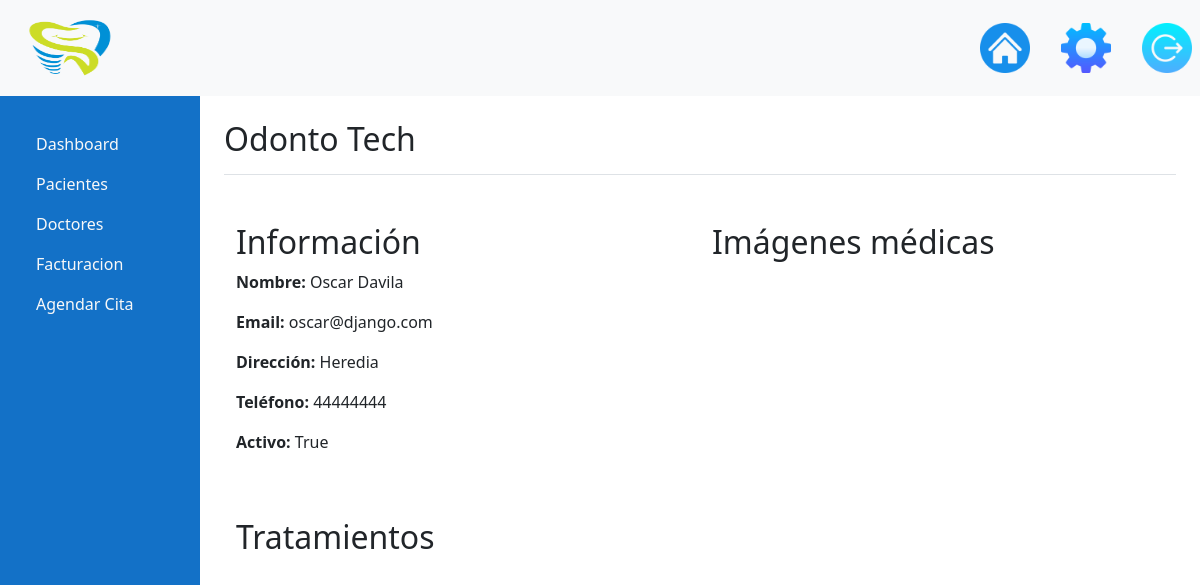
/Pacientes/details/information/2/ (signed in), run on an earlier commit of the app's database.
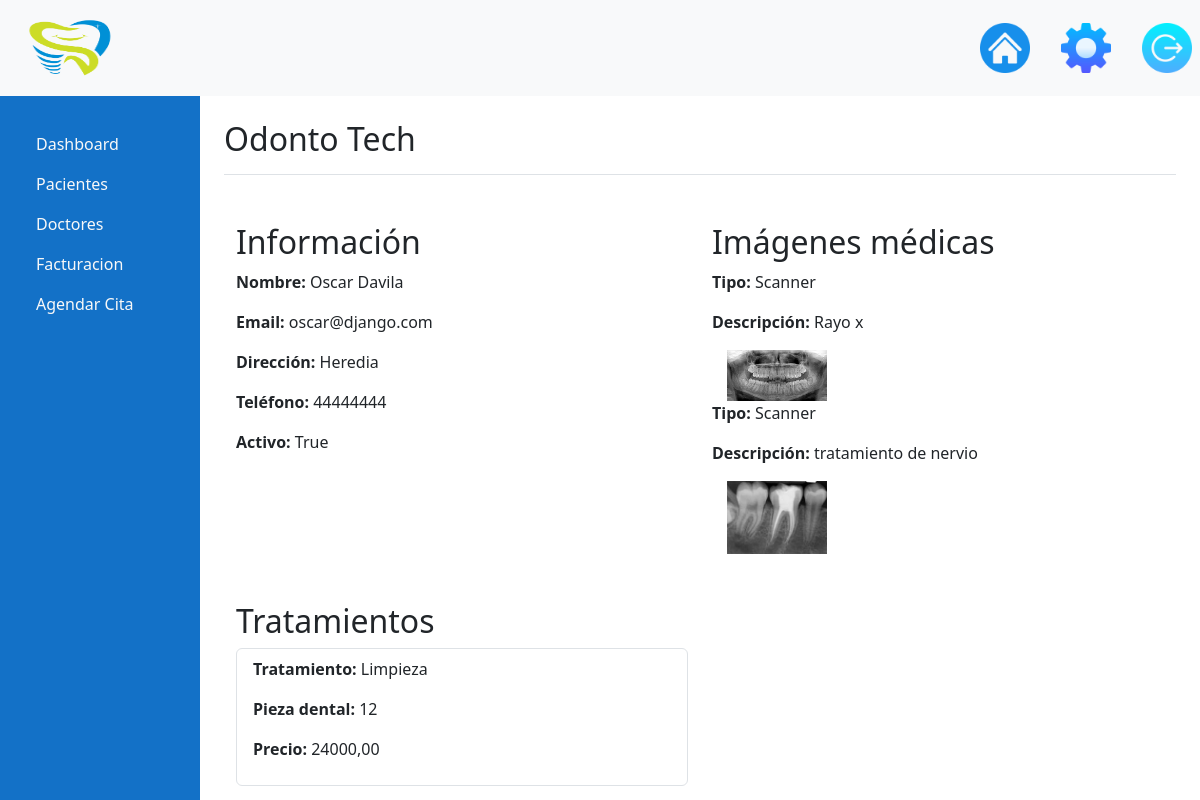
And on a later commit of the database.
### Pacientes/models.py (models this page shows, shortened)
class ImagenesMedicas(models.Model):
    ImagenesMedicas_PacienteId = models.ForeignKey(Pacientes, on_delete=models.DO_NOTHING, null=False, blank=False)
    ImagenesMedicas_Tipos = models.ForeignKey(ImagenesMedicasTipos, on_delete=models.DO_NOTHING, null=False, blank=False)
    ImagenesMedicasTiposDescripcion = models.CharField(max_length=200, null=False, blank=False)
    ImagenesMedicas_Img = models.ImageField(upload_to="ImagenesMedicas", null=False, blank=False)
    class Meta:
        verbose_name_plural = "Imagenes Medicas"

class ImagenesMedicasTipos(models.Model):
    tiposImagenes = ["Rayos X", "Scanner", "Tomograficas", "Resonancia Magnetica"]
    """ VARIABLES QUE SE SE EJECUTAN EN EL MODELO """
    ImagenesMedicasTiposNombre = models.CharField(max_length=100, null=False, blank=False, choices=[(x, x) for x in tiposImagenes])
    ImagenesMedicasTiposActivo = models.BooleanField(default=True)
    def __str__(self):
        return self.ImagenesMedicasTiposNombre
    class Meta:
        verbose_name_plural = "Imagenes Medicas Tipos"

class TratamientoPaciente(models.Model):
    Tratamiento_Paciente_id = models.AutoField(primary_key=True)
    Tratamiento_id_foreignkey = models.ForeignKey(Tratamientos, on_delete=models.CASCADE)
    Pieza_dental = models.IntegerField()
    foreign_paciente = models.ForeignKey(Pacientes, on_delete=models.CASCADE)

class Tratamientos(models.Model):
    Tratamientos_ID = models.AutoField(primary_key=True)
    nombre_tratamiento = models.CharField(max_length=100, null=False, blank=False, default='valor_predeterminado', verbose_name="nombre_tratamiento")
    Precio = models.DecimalField(max_digits=10, decimal_places=2)

### Pacientes/views.py (the view)
# urls.py: path('details/information/<int:pk>/', views.patient_information, name='information'),
def patient_information(request, pk):
    paciente = Pacientes.objects.get(id=pk)
    imagenes_medicas = ImagenesMedicas.objects.filter(ImagenesMedicas_PacienteId=paciente)
    tratamientos = TratamientoPaciente.objects.filter(foreign_paciente=paciente)
    return render(request, 'information.html', {'paciente': paciente, 'imagenes_medicas': imagenes_medicas, 'tratamientos': tratamientos})

### templates/information.html
{% extends 'base.html' %}
{% block content %}
<body>
    <div class="container mt-5">
        <div class="row">
            <div class="col-md-6">
                <h2>Información </h2>
                <p><strong>Nombre:</strong> {{ paciente.PacientesNombre }} {{ paciente.PacientesApellido }}</p>
                <p><strong>Email:</strong> {{ paciente.PacientesEmail }}</p>
                <p><strong>Dirección:</strong> {{ paciente.PacientesDireccion }}</p>
                <p><strong>Teléfono:</strong> {{ paciente.PacientesTelefono }}</p>
                <p><strong>Activo:</strong> {{ paciente.PacientesActivo }}</p>
            </div>
            <div class="col-md-6">
                <h2>Imágenes médicas</h2>
                {% for imagen in imagenes_medicas %}
                    <p><strong>Tipo:</strong> {{ imagen.ImagenesMedicas_Tipos }}</p>
                    <p><strong>Descripción:</strong> {{ imagen.ImagenesMedicasTiposDescripcion }}</p>
                    <img src="{{ imagen.ImagenesMedicas_Img.url }}" alt="Imagen médica" class="img-fluid">
                {% endfor %}
            </div>
        </div>
        <div class="row mt-5">
            <div class="col-md-6">
                <h2>Tratamientos</h2>
                <ul class="list-group">
                    {% for tratamiento in tratamientos %}
                        <li class="list-group-item">
                            <p><strong>Tratamiento:</strong> {{ tratamiento.Tratamiento_id_foreignkey.nombre_tratamiento }}</p>
                            <p><strong>Pieza dental:</strong> {{ tratamiento.Pieza_dental }}</p>
                            <p><strong>Precio:</strong> {{ tratamiento.Tratamiento_id_foreignkey.Precio }}</p>
                        </li>
                    {% endfor %}
                </ul>
            </div>
        </div>
    </div>
</body>
{% endblock %}

What changed in the data, as far as the page shows it:
added ImagenesMedicas: ImagenesMedicas_Tipos "Scanner", ImagenesMedicasTiposDescripcion "Rayo x", ImagenesMedicas_Img (picture)
added ImagenesMedicas: ImagenesMedicas_Tipos "Scanner", ImagenesMedicasTiposDescripcion "tratamiento de nervio", ImagenesMedicas_Img (picture)
added TratamientoPaciente: Tratamiento_id_foreignkey.nombre_tratamiento "Limpieza", Pieza_dental "12", Tratamiento_id_foreignkey.Precio "24000,00"
